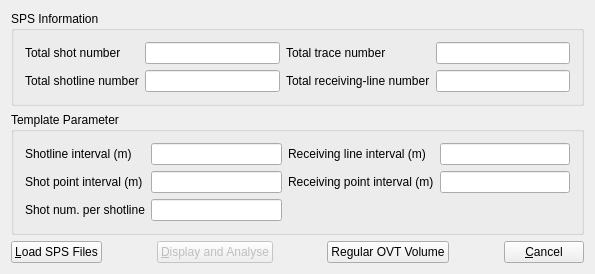
<?xml version="1.0" encoding="UTF-8"?>
<ui version="4.0">
 <class>DataReconstructionClass</class>
 <widget class="QDialog" name="DataReconstructionClass">
  <property name="geometry">
   <rect>
    <x>0</x>
    <y>0</y>
    <width>595</width>
    <height>254</height>
   </rect>
  </property>
  <property name="windowTitle">
   <string>SPS Seismic geometry attribute analysis</string>
  </property>
  <layout class="QVBoxLayout" name="verticalLayout">
   <item>
    <widget class="QGroupBox" name="groupBox">
     <property name="title">
      <string>SPS Information</string>
     </property>
     <layout class="QGridLayout" name="gridLayout">
      <item row="0" column="0">
       <widget class="QLabel" name="label">
        <property name="text">
         <string>Total shot number</string>
        </property>
       </widget>
      </item>
      <item row="0" column="1">
       <widget class="QLineEdit" name="mTotalshot_num">
        <property name="readOnly">
         <bool>true</bool>
        </property>
       </widget>
      </item>
      <item row="0" column="2">
       <widget class="QLabel" name="label_3">
        <property name="text">
         <string>Total trace number</string>
        </property>
       </widget>
      </item>
      <item row="0" column="3">
       <widget class="QLineEdit" name="mTotaltrace_num">
        <property name="readOnly">
         <bool>true</bool>
        </property>
       </widget>
      </item>
      <item row="1" column="0">
       <widget class="QLabel" name="label_2">
        <property name="text">
         <string>Total shotline number</string>
        </property>
       </widget>
      </item>
      <item row="1" column="1">
       <widget class="QLineEdit" name="mTotalshotline_num">
        <property name="readOnly">
         <bool>true</bool>
        </property>
       </widget>
      </item>
      <item row="1" column="2">
       <widget class="QLabel" name="label_4">
        <property name="text">
         <string>Total receiving-line number</string>
        </property>
       </widget>
      </item>
      <item row="1" column="3">
       <widget class="QLineEdit" name="mTotalreceivingline_num">
        <property name="readOnly">
         <bool>true</bool>
        </property>
       </widget>
      </item>
     </layout>
    </widget>
   </item>
   <item>
    <widget class="QGroupBox" name="groupBox_2">
     <property name="title">
      <string>Template Parameter</string>
     </property>
     <layout class="QGridLayout" name="gridLayout_2">
      <item row="1" column="0">
       <widget class="QLabel" name="label_7">
        <property name="text">
         <string>Shotline interval (m)</string>
        </property>
       </widget>
      </item>
      <item row="1" column="1">
       <widget class="QLineEdit" name="mSline_interval"/>
      </item>
      <item row="1" column="2">
       <widget class="QLabel" name="label_10">
        <property name="text">
         <string>Receiving line interval (m)</string>
        </property>
       </widget>
      </item>
      <item row="1" column="3">
       <widget class="QLineEdit" name="mRline_interval"/>
      </item>
      <item row="2" column="1">
       <widget class="QLineEdit" name="mShotpoint_interval"/>
      </item>
      <item row="2" column="3">
       <widget class="QLineEdit" name="mReceivingpoint_interval"/>
      </item>
      <item row="2" column="0">
       <widget class="QLabel" name="label_11">
        <property name="text">
         <string>Shot point interval (m)</string>
        </property>
       </widget>
      </item>
      <item row="2" column="2">
       <widget class="QLabel" name="label_12">
        <property name="text">
         <string>Receiving point interval (m)</string>
        </property>
       </widget>
      </item>
      <item row="3" column="0">
       <widget class="QLabel" name="label_5">
        <property name="text">
         <string>Shot num. per shotline</string>
        </property>
       </widget>
      </item>
      <item row="3" column="1">
       <widget class="QLineEdit" name="mShot_num_PerSline"/>
      </item>
     </layout>
    </widget>
   </item>
   <item>
    <layout class="QHBoxLayout" name="horizontalLayout">
     <item>
      <widget class="QPushButton" name="mLoadSPSFilesBtn">
       <property name="sizePolicy">
        <sizepolicy hsizetype="Preferred" vsizetype="Fixed">
         <horstretch>0</horstretch>
         <verstretch>0</verstretch>
        </sizepolicy>
       </property>
       <property name="text">
        <string>&amp;Load SPS Files</string>
       </property>
       <property name="shortcut">
        <string>Alt+L</string>
       </property>
       <property name="default">
        <bool>true</bool>
       </property>
      </widget>
     </item>
     <item>
      <spacer name="horizontalSpacer_2">
       <property name="orientation">
        <enum>Qt::Horizontal</enum>
       </property>
       <property name="sizeHint" stdset="0">
        <size>
         <width>40</width>
         <height>20</height>
        </size>
       </property>
      </spacer>
     </item>
     <item>
      <widget class="QPushButton" name="mDisplayandAnalyseBtn">
       <property name="enabled">
        <bool>false</bool>
       </property>
       <property name="sizePolicy">
        <sizepolicy hsizetype="Preferred" vsizetype="Expanding">
         <horstretch>0</horstretch>
         <verstretch>0</verstretch>
        </sizepolicy>
       </property>
       <property name="text">
        <string>&amp;Display and Analyse</string>
       </property>
       <property name="shortcut">
        <string>Alt+R</string>
       </property>
       <property name="default">
        <bool>true</bool>
       </property>
      </widget>
     </item>
     <item>
      <spacer name="horizontalSpacer_3">
       <property name="orientation">
        <enum>Qt::Horizontal</enum>
       </property>
       <property name="sizeHint" stdset="0">
        <size>
         <width>40</width>
         <height>20</height>
        </size>
       </property>
      </spacer>
     </item>
     <item>
      <widget class="QPushButton" name="mRegularOVTVolumeBtn">
       <property name="sizePolicy">
        <sizepolicy hsizetype="Preferred" vsizetype="Expanding">
         <horstretch>0</horstretch>
         <verstretch>0</verstretch>
        </sizepolicy>
       </property>
       <property name="text">
        <string>Regular OVT Volume</string>
       </property>
      </widget>
     </item>
     <item>
      <spacer name="horizontalSpacer">
       <property name="orientation">
        <enum>Qt::Horizontal</enum>
       </property>
       <property name="sizeHint" stdset="0">
        <size>
         <width>40</width>
         <height>20</height>
        </size>
       </property>
      </spacer>
     </item>
     <item>
      <widget class="QPushButton" name="cancelBtn">
       <property name="sizePolicy">
        <sizepolicy hsizetype="Preferred" vsizetype="Fixed">
         <horstretch>0</horstretch>
         <verstretch>0</verstretch>
        </sizepolicy>
       </property>
       <property name="text">
        <string>&amp;Cancel</string>
       </property>
      </widget>
     </item>
    </layout>
   </item>
  </layout>
 </widget>
 <layoutdefault spacing="6" margin="11"/>
 <resources/>
 <connections/>
</ui>
